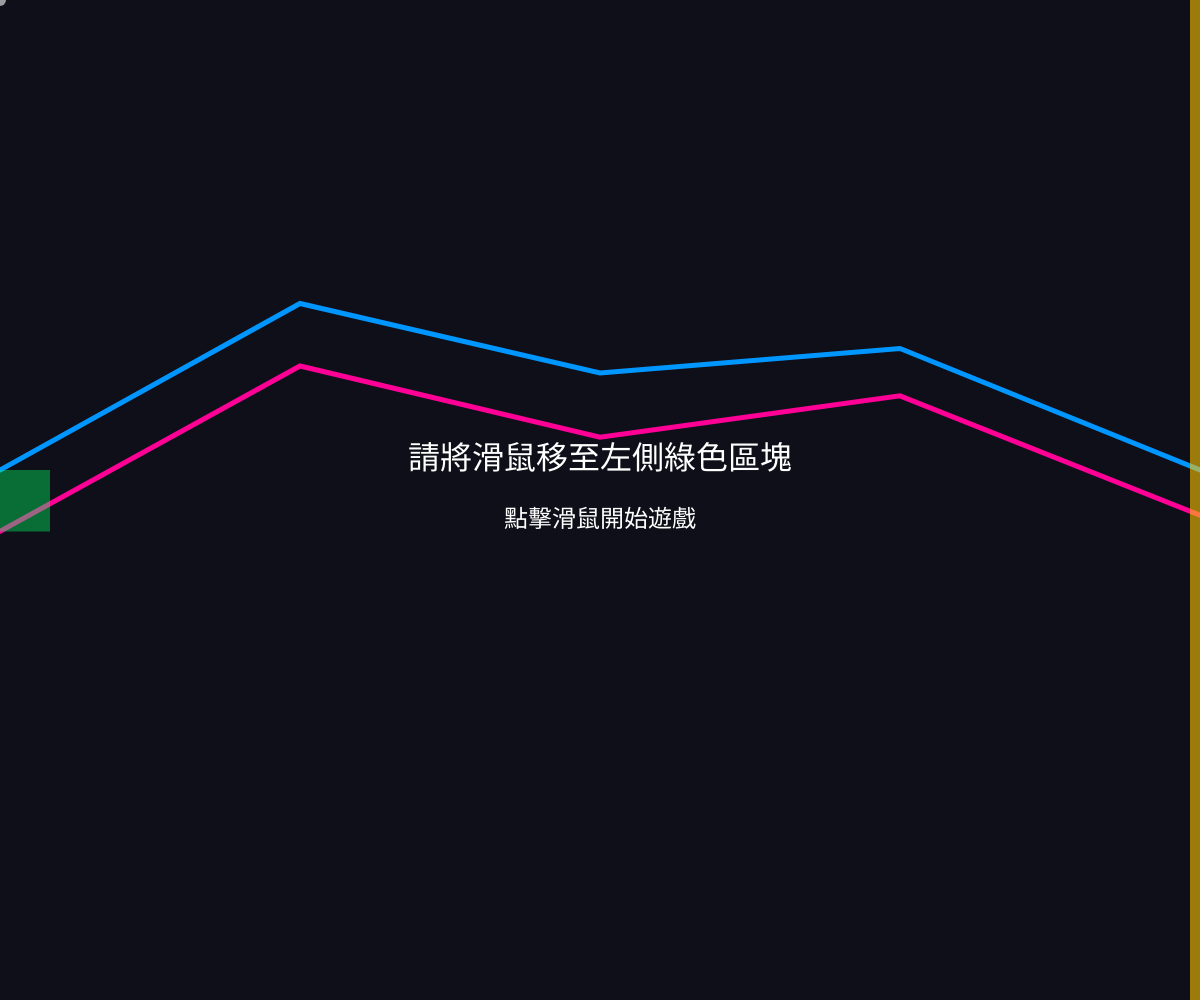
Frame 1 (no input)
Frame 60 (no input): identical to frame 1, image omitted
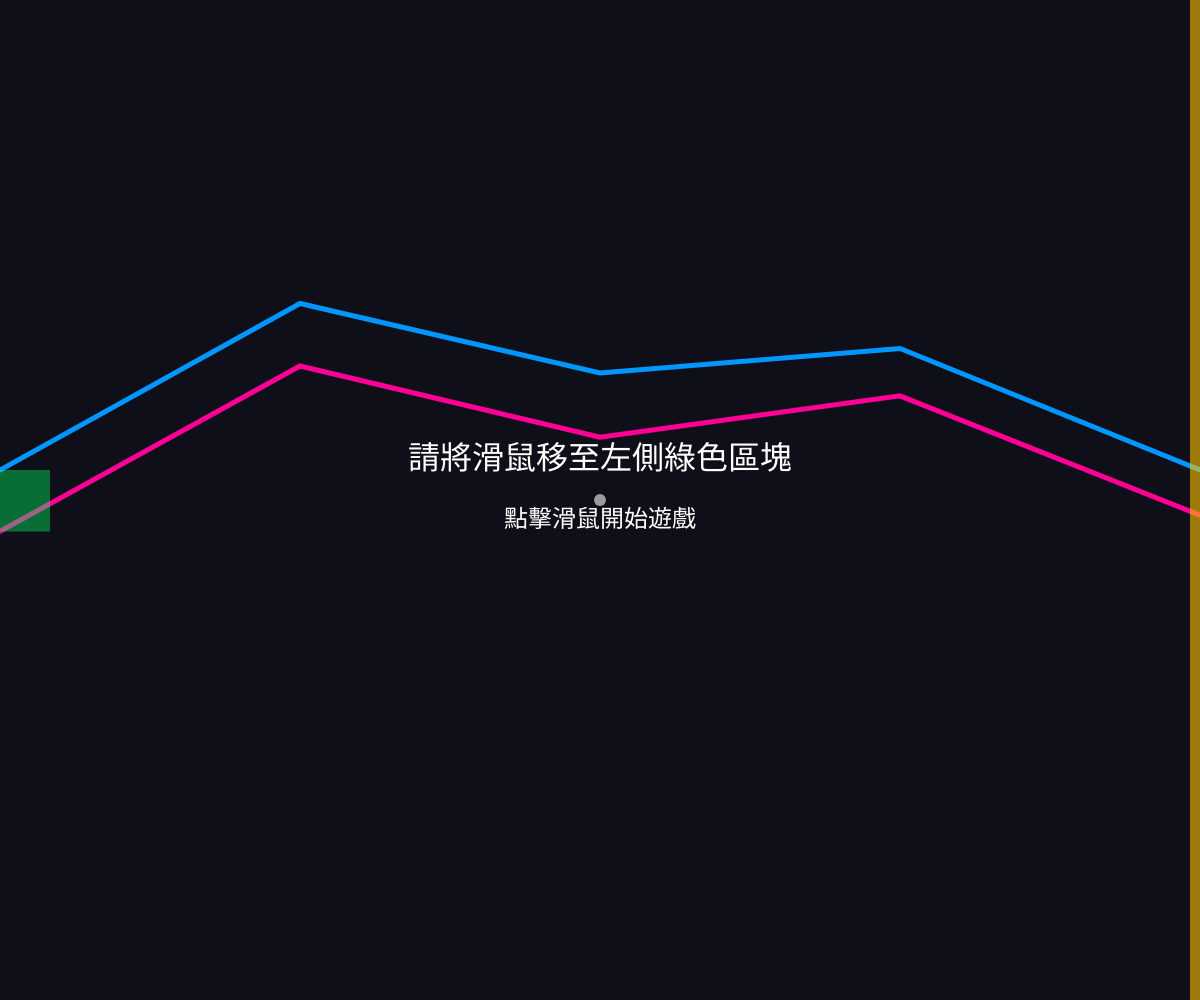
Frame 120 (the mouse pressed at the canvas centre since frame 60)

The p5.js sketch that drew these frames (run headless with seeded random() and noise() and a simulated clock; from frame 60 on, the mouse is pressed at the canvas centre):

// p5.js sketch
// ── sketch.js
let topPoints = [];    
let bottomPoints = []; 
let gameState = "START"; // 狀態：START, PLAYING, GAMEOVER, WIN

function setup() {
  createCanvas(windowWidth, windowHeight);
  generateCourse();
}

function generateCourse() {
  topPoints = [];
  bottomPoints = [];
  let segments = 5; 
  let sectionWidth = width / (segments - 1);

  for (let i = 0; i < segments; i++) {
    let x = i * sectionWidth;
    // 起點和終點的高度稍微固定，增加容錯率
    let yTop = (i === 0 || i === segments - 1) ? height/2 - 30 : random(height * 0.2, height * 0.7);
    let gap = random(40, 70); 
    
    topPoints.push(createVector(x, yTop));
    bottomPoints.push(createVector(x, yTop + gap));
  }
}

function draw() {
  background(15, 15, 25);

  if (gameState === "START") {
    displayCourse();
    showStartScreen();
  } else if (gameState === "PLAYING") {
    displayCourse();
    checkStatus();
    
    // 繪製玩家指標
    fill(0, 255, 255);
    noStroke();
    ellipse(mouseX, mouseY, 12, 12);
  } else if (gameState === "GAMEOVER") {
    showEndScreen("遊戲失敗！", color(255, 50, 50));
  } else if (gameState === "WIN") {
    showEndScreen("恭喜通關！", color(50, 255, 150));
  }
}

function displayCourse() {
  strokeWeight(5);
  noFill();

  // 上軌道 (青色)
  stroke(0, 150, 255);
  beginShape();
  for (let p of topPoints) vertex(p.x, p.y);
  endShape();

  // 下軌道 (桃紅)
  stroke(255, 0, 150);
  beginShape();
  for (let p of bottomPoints) vertex(p.x, p.y);
  endShape();
  
  // 終點標記
  fill(255, 200, 0, 150);
  noStroke();
  rect(width - 10, 0, 10, height);
}

function checkStatus() {
  // 1. 勝利判斷
  if (mouseX >= width - 5) {
    gameState = "WIN";
    return;
  }

  // 2. 碰撞判斷
  for (let i = 0; i < topPoints.length - 1; i++) {
    if (mouseX >= topPoints[i].x && mouseX <= topPoints[i+1].x) {
      let t = (mouseX - topPoints[i].x) / (topPoints[i+1].x - topPoints[i].x);
      let currentUpperY = lerp(topPoints[i].y, topPoints[i+1].y, t);
      let currentLowerY = lerp(bottomPoints[i].y, bottomPoints[i+1].y, t);
      
      if (mouseY <= currentUpperY || mouseY >= currentLowerY) {
        gameState = "GAMEOVER";
      }
    }
  }
}

function showStartScreen() {
  // 繪製起點區域提示
  fill(0, 255, 100, 100);
  rect(0, topPoints[0].y, 50, bottomPoints[0].y - topPoints[0].y);
  
  textAlign(CENTER, CENTER);
  fill(255);
  textSize(32);
  text("請將滑鼠移至左側綠色區塊", width / 2, height / 2 - 40);
  textSize(24);
  text("點擊滑鼠開始遊戲", width / 2, height / 2 + 20);
  
  // 預覽玩家位置
  fill(255, 255, 255, 150);
  ellipse(mouseX, mouseY, 12, 12);
}

function showEndScreen(message, textColor) {
  background(10, 10, 20, 200);
  textAlign(CENTER, CENTER);
  fill(textColor);
  textSize(80);
  text(message, width / 2, height / 2);
  fill(255);
  textSize(24);
  text("點擊滑鼠回到起點", width / 2, height / 2 + 100);
}

function mousePressed() {
  if (gameState === "START") {
    // 檢查點擊時是否在起點區塊內 (x < 50 且在上下軌道間)
    if (mouseX <= 50 && mouseY > topPoints[0].y && mouseY < bottomPoints[0].y) {
      gameState = "PLAYING";
    }
  } else if (gameState === "GAMEOVER" || gameState === "WIN") {
    generateCourse();
    gameState = "START";
  }
}

function windowResized() {
  resizeCanvas(windowWidth, windowHeight);
  generateCourse();
  gameState = "START";
}
